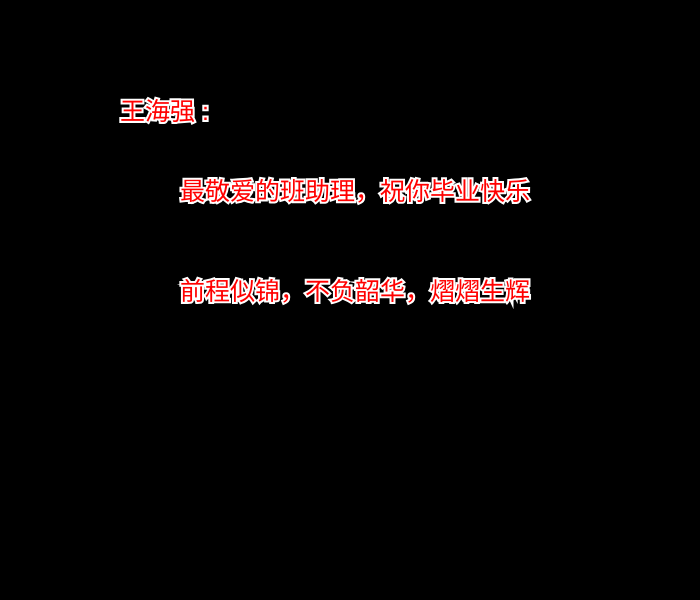
Frame 1 (no input)
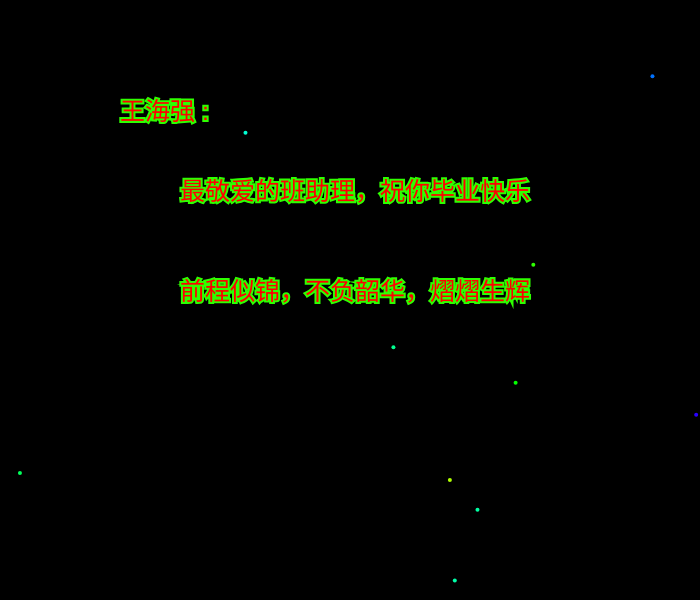
Frame 60 (no input)
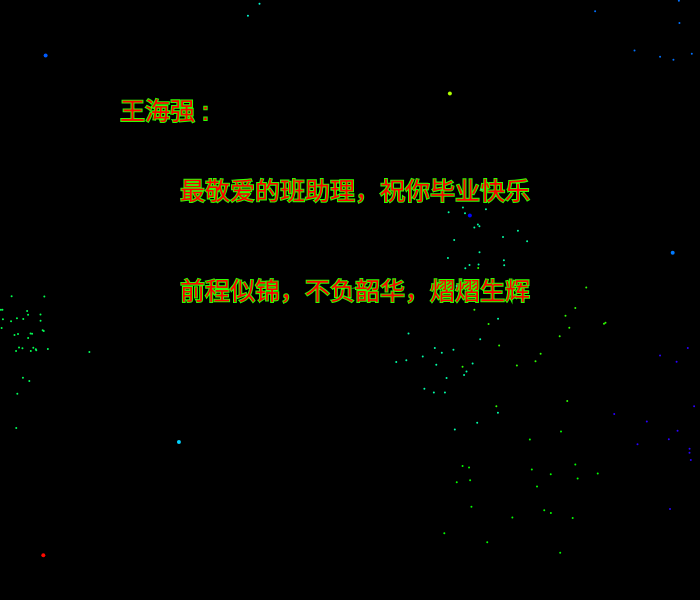
Frame 120 (the mouse pressed at the canvas centre since frame 60)

The p5.js sketch that drew these frames (run headless with seeded random() and noise() and a simulated clock; from frame 60 on, the mouse is pressed at the canvas centre):

// p5.js sketch
// ── sketch.js
var fireworks = [];
var gravity;

function setup() {
    createCanvas(700,600);
    colorMode(HSB);
    gravity = createVector(0, 0.2);
    // fireworks.push(new Firework());
    stroke(255);
    strokeWeight(4);

}

function draw() {
    background(0, 25);
    fill('red')
  textSize(25);
  text('王海强 :',120,120);
  text('最敬爱的班助理，祝你毕业快乐', 180, 200);
  text('前程似锦，不负韶华，熠熠生辉', 180, 300);
    if (random(1) < 0.1) {
        fireworks.push(new Firework());
    }
    for (var i = fireworks.length - 1; i >= 0; i--) {
        fireworks[i].update();
        fireworks[i].show();
        if (fireworks[i].done()) {
            fireworks.splice(i, 1);
        }
    }
}

function Particle(x, y, hue, firework) {
    this.pos = createVector(x, y);
    this.firework = firework;
    this.lifespan = 255;
    this.hue = hue;

    if (this.firework) {
        this.vel = createVector(0, random(-20, -8));
    } else {
        this.vel = p5.Vector.random2D();
        this.vel.mult(random(2, 10));
    }

    this.acc = createVector(0, 0);

    this.applyForce = function(force) {
        this.acc.add(force);
    }

    this.update = function() {
        if (!this.firework) {
            this.vel.mult(0.9);
            this.lifespan -= 4;
        }
        this.vel.add(this.acc);
        this.pos.add(this.vel);
        this.acc.mult(0);
    }

    this.done = function() {
        if (this.lifespan < 0) {
            return true;
        } else {
            return false;
        }
    }

    this.show = function() {
        if (!this.firework) {
            strokeWeight(2);
            stroke(hue, 255, 255, this.lifespan);
        } else {
            strokeWeight(4)
            stroke(hue, 255, 255);
        }

        point(this.pos.x, this.pos.y);
    }
}

function Firework() {
    this.hue = random(255);
    this.firework = new Particle(random(width), height, this.hue, true);
    this.exploded = false;
    this.particles = [];

    this.done = function() {
        if (this.exploded && this.particles.length === 0) {
            return true;
        } else {
            return false;
        }
    }

    this.update = function() {
        if (!this.exploded) {
            this.firework.applyForce(gravity);
            this.firework.update();
            if (this.firework.vel.y >= 0) {
                this.exploded = true;
                this.explode();
            }
        }
        for (var i = this.particles.length - 1; i >= 0; i--) {
            this.particles[i].applyForce(gravity);
            this.particles[i].update();
            if (this.particles[i].done()) {
                this.particles.splice(i, 1);
            }
        }
    }

    this.explode = function() {
        for (var i = 0; i < 20; i++) {
            var p = new Particle(this.firework.pos.x, this.firework.pos.y, this.hue, false);
            this.particles.push(p);
        }
    }

    this.show = function() {
        if (!this.exploded) {
            this.firework.show();
        }
        for (var i = 0; i < this.particles.length; i++) {
            this.particles[i].show();
        }
    }
}
